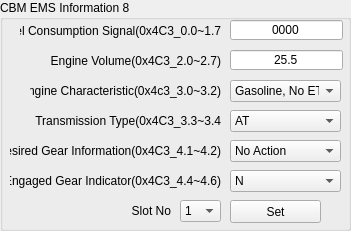
    <widget class="QGroupBox" name="groupBox_2">
     <property name="geometry">
      <rect>
       <x>10</x>
       <y>270</y>
       <width>351</width>
       <height>231</height>
      </rect>
     </property>
     <property name="title">
      <string>CBM EMS Information 8</string>
     </property>
     <widget class="QLabel" name="label_49">
      <property name="geometry">
       <rect>
        <x>20</x>
        <y>10</y>
        <width>201</width>
        <height>41</height>
       </rect>
      </property>
      <property name="text">
       <string>Fuel Consumption Signal(0x4C3_0.0~1.7</string>
      </property>
      <property name="alignment">
       <set>Qt::AlignRight|Qt::AlignTrailing|Qt::AlignVCenter</set>
      </property>
     </widget>
     <widget class="QLineEdit" name="leFuelConsumptionSignal">
      <property name="geometry">
       <rect>
        <x>230</x>
        <y>20</y>
        <width>113</width>
        <height>20</height>
       </rect>
      </property>
      <property name="text">
       <string>0000</string>
      </property>
      <property name="alignment">
       <set>Qt::AlignCenter</set>
      </property>
     </widget>
     <widget class="QLabel" name="label_57">
      <property name="geometry">
       <rect>
        <x>20</x>
        <y>40</y>
        <width>201</width>
        <height>41</height>
       </rect>
      </property>
      <property name="text">
       <string>Engine Volume(0x4C3_2.0~2.7)</string>
      </property>
      <property name="alignment">
       <set>Qt::AlignRight|Qt::AlignTrailing|Qt::AlignVCenter</set>
      </property>
     </widget>
     <widget class="QLineEdit" name="leEngineVolume">
      <property name="geometry">
       <rect>
        <x>230</x>
        <y>50</y>
        <width>113</width>
        <height>20</height>
       </rect>
      </property>
      <property name="text">
       <string>25.5</string>
      </property>
      <property name="alignment">
       <set>Qt::AlignCenter</set>
      </property>
     </widget>
     <widget class="QLabel" name="label_58">
      <property name="geometry">
       <rect>
        <x>30</x>
        <y>80</y>
        <width>191</width>
        <height>21</height>
       </rect>
      </property>
      <property name="text">
       <string>Engine Characteristic(0x4c3_3.0~3.2)</string>
      </property>
      <property name="alignment">
       <set>Qt::AlignRight|Qt::AlignTrailing|Qt::AlignVCenter</set>
      </property>
     </widget>
     <widget class="QComboBox" name="cmbEngineCharacteristic">
      <property name="geometry">
       <rect>
        <x>230</x>
        <y>80</y>
        <width>111</width>
        <height>22</height>
       </rect>
      </property>
      <item>
       <property name="text">
        <string>Gasoline, No ETC</string>
       </property>
      </item>
      <item>
       <property name="text">
        <string>LPG, No ETC</string>
       </property>
      </item>
      <item>
       <property name="text">
        <string>Diesel, No ETC</string>
       </property>
      </item>
      <item>
       <property name="text">
        <string>Gasoline, ETC</string>
       </property>
      </item>
      <item>
       <property name="text">
        <string>LPG, ETC</string>
       </property>
      </item>
      <item>
       <property name="text">
        <string>Diesel, ETC</string>
       </property>
      </item>
     </widget>
     <widget class="QLabel" name="label_59">
      <property name="geometry">
       <rect>
        <x>30</x>
        <y>110</y>
        <width>191</width>
        <height>21</height>
       </rect>
      </property>
      <property name="text">
       <string>Transmission Type(0x4C3_3.3~3.4</string>
      </property>
      <property name="alignment">
       <set>Qt::AlignRight|Qt::AlignTrailing|Qt::AlignVCenter</set>
      </property>
     </widget>
     <widget class="QComboBox" name="cmbTransmissionType">
      <property name="geometry">
       <rect>
        <x>230</x>
        <y>110</y>
        <width>111</width>
        <height>22</height>
       </rect>
      </property>
      <item>
       <property name="text">
        <string>AT</string>
       </property>
      </item>
      <item>
       <property name="text">
        <string>MT</string>
       </property>
      </item>
      <item>
       <property name="text">
        <string>CVT</string>
       </property>
      </item>
      <item>
       <property name="text">
        <string>DCT</string>
       </property>
      </item>
     </widget>
     <widget class="QComboBox" name="cmbDesiredGearInformation">
      <property name="geometry">
       <rect>
        <x>230</x>
        <y>140</y>
        <width>111</width>
        <height>22</height>
       </rect>
      </property>
      <item>
       <property name="text">
        <string>No Action</string>
       </property>
      </item>
      <item>
       <property name="text">
        <string>Increase</string>
       </property>
      </item>
      <item>
       <property name="text">
        <string>Decrease</string>
       </property>
      </item>
      <item>
       <property name="text">
        <string>Not Available</string>
       </property>
      </item>
     </widget>
     <widget class="QLabel" name="label_60">
      <property name="geometry">
       <rect>
        <x>10</x>
        <y>140</y>
        <width>211</width>
        <height>21</height>
       </rect>
      </property>
      <property name="text">
       <string>Desired Gear Information(0x4C3_4.1~4.2)</string>
      </property>
      <property name="alignment">
       <set>Qt::AlignRight|Qt::AlignTrailing|Qt::AlignVCenter</set>
      </property>
     </widget>
     <widget class="QComboBox" name="cmbEngagedGearIndicator">
      <property name="geometry">
       <rect>
        <x>230</x>
        <y>170</y>
        <width>111</width>
        <height>22</height>
       </rect>
      </property>
      <item>
       <property name="text">
        <string>N</string>
       </property>
      </item>
      <item>
       <property name="text">
        <string>1</string>
       </property>
      </item>
      <item>
       <property name="text">
        <string>2</string>
       </property>
      </item>
      <item>
       <property name="text">
        <string>3</string>
       </property>
      </item>
      <item>
       <property name="text">
        <string>4</string>
       </property>
      </item>
      <item>
       <property name="text">
        <string>5</string>
       </property>
      </item>
      <item>
       <property name="text">
        <string>Not Available</string>
       </property>
      </item>
     </widget>
     <widget class="QLabel" name="label_61">
      <property name="geometry">
       <rect>
        <x>10</x>
        <y>170</y>
        <width>211</width>
        <height>21</height>
       </rect>
      </property>
      <property name="text">
       <string>Engaged Gear Indicator(0x4C3_4.4~4.6)</string>
      </property>
      <property name="alignment">
       <set>Qt::AlignRight|Qt::AlignTrailing|Qt::AlignVCenter</set>
      </property>
     </widget>
     <widget class="QLabel" name="label_62">
      <property name="geometry">
       <rect>
        <x>130</x>
        <y>200</y>
        <width>41</width>
        <height>21</height>
       </rect>
      </property>
      <property name="text">
       <string>Slot No</string>
      </property>
      <property name="alignment">
       <set>Qt::AlignRight|Qt::AlignTrailing|Qt::AlignVCenter</set>
      </property>
     </widget>
     <widget class="QPushButton" name="btnCbmEmsInfo8Slot">
      <property name="geometry">
       <rect>
        <x>230</x>
        <y>200</y>
        <width>91</width>
        <height>23</height>
       </rect>
      </property>
      <property name="text">
       <string>Set</string>
      </property>
     </widget>
     <widget class="QComboBox" name="cmbCbmEmsInfo8Slot">
      <property name="geometry">
       <rect>
        <x>180</x>
        <y>200</y>
        <width>41</width>
        <height>22</height>
       </rect>
      </property>
      <item>
       <property name="text">
        <string>1</string>
       </property>
      </item>
      <item>
       <property name="text">
        <string>2</string>
       </property>
      </item>
      <item>
       <property name="text">
        <string>3</string>
       </property>
      </item>
      <item>
       <property name="text">
        <string>4</string>
       </property>
      </item>
      <item>
       <property name="text">
        <string>5</string>
       </property>
      </item>
      <item>
       <property name="text">
        <string>6</string>
       </property>
      </item>
      <item>
       <property name="text">
        <string>7</string>
       </property>
      </item>
      <item>
       <property name="text">
        <string>8</string>
       </property>
      </item>
      <item>
       <property name="text">
        <string>9</string>
       </property>
      </item>
      <item>
       <property name="text">
        <string>10</string>
       </property>
      </item>
      <item>
       <property name="text">
        <string>11</string>
       </property>
      </item>
      <item>
       <property name="text">
        <string>12</string>
       </property>
      </item>
      <item>
       <property name="text">
        <string>13</string>
       </property>
      </item>
      <item>
       <property name="text">
        <string>14</string>
       </property>
      </item>
      <item>
       <property name="text">
        <string>15</string>
       </property>
      </item>
      <item>
       <property name="text">
        <string>16</string>
       </property>
      </item>
      <item>
       <property name="text">
        <string>17</string>
       </property>
      </item>
      <item>
       <property name="text">
        <string>18</string>
       </property>
      </item>
      <item>
       <property name="text">
        <string>19</string>
       </property>
      </item>
      <item>
       <property name="text">
        <string>20</string>
       </property>
      </item>
     </widget>
    </widget>
